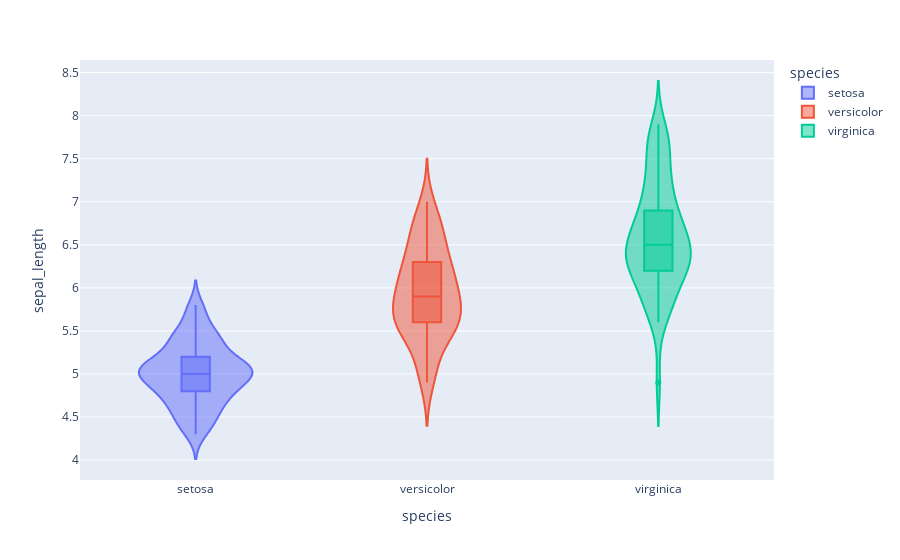

The cell this chart's notebook holds for it:
### Markdown cell above
# 05  Violin plot

### Code cell
fig5=px.violin(df,x="species",y="sepal_length",color="species",box=True)

fig5.show()

fig5.write_image("./output_vis/violin plot.png")

### Figure 1 — Plotly figure (JSON) as saved in the notebook; plotly's stock layout.template omitted (floating-point values rounded to 4 significant figures)
{"data": [{"alignmentgroup": "True", "box": {"visible": true}, "hovertemplate": "species=%{x}<br>sepal_length=%{y}<extra></extra>", "legendgroup": "setosa", "marker": {"color": "#636efa"}, "name": "setosa", "offsetgroup": "setosa", "orientation": "v", "scalegroup": "True", "showlegend": true, "type": "violin", "x": ["setosa", "setosa", "setosa", "setosa", "setosa", "setosa", "setosa", "setosa", "setosa", "setosa", "setosa", "setosa", "setosa", "setosa", "setosa", "setosa", "setosa", "setosa", "setosa", "setosa", "setosa", "setosa", "setosa", "setosa", "setosa", "setosa", "setosa", "setosa", "setosa", "setosa", "setosa", "setosa", "setosa", "setosa", "setosa", "setosa", "setosa", "setosa", "setosa", "setosa", "setosa", "setosa", "setosa", "setosa", "setosa", "setosa", "setosa", "setosa", "setosa", "setosa"], "x0": " ", "xaxis": "x", "y": [5.1, 4.9, 4.7, 4.6, 5, 5.4, 4.6, 5, 4.4, 4.9, 5.4, 4.8, 4.8, 4.3, 5.8, 5.7, 5.4, 5.1, 5.7, 5.1, 5.4, 5.1, 4.6, 5.1, 4.8, 5, 5, 5.2, 5.2, 4.7, 4.8, 5.4, 5.2, 5.5, 4.9, 5, 5.5, 4.9, 4.4, 5.1, 5, 4.5, 4.4, 5, 5.1, 4.8, 5.1, 4.6, 5.3, 5], "y0": " ", "yaxis": "y"}, {"alignmentgroup": "True", "box": {"visible": true}, "hovertemplate": "species=%{x}<br>sepal_length=%{y}<extra></extra>", "legendgroup": "versicolor", "marker": {"color": "#EF553B"}, "name": "versicolor", "offsetgroup": "versicolor", "orientation": "v", "scalegroup": "True", "showlegend": true, "type": "violin", "x": ["versicolor", "versicolor", "versicolor", "versicolor", "versicolor", "versicolor", "versicolor", "versicolor", "versicolor", "versicolor", "versicolor", "versicolor", "versicolor", "versicolor", "versicolor", "versicolor", "versicolor", "versicolor", "versicolor", "versicolor", "versicolor", "versicolor", "versicolor", "versicolor", "versicolor", "versicolor", "versicolor", "versicolor", "versicolor", "versicolor", "versicolor", "versicolor", "versicolor", "versicolor", "versicolor", "versicolor", "versicolor", "versicolor", "versicolor", "versicolor", "versicolor", "versicolor", "versicolor", "versicolor", "versicolor", "versicolor", "versicolor", "versicolor", "versicolor", "versicolor"], "x0": " ", "xaxis": "x", "y": [7, 6.4, 6.9, 5.5, 6.5, 5.7, 6.3, 4.9, 6.6, 5.2, 5, 5.9, 6, 6.1, 5.6, 6.7, 5.6, 5.8, 6.2, 5.6, 5.9, 6.1, 6.3, 6.1, 6.4, 6.6, 6.8, 6.7, 6, 5.7, 5.5, 5.5, 5.8, 6, 5.4, 6, 6.7, 6.3, 5.6, 5.5, 5.5, 6.1, 5.8, 5, 5.6, 5.7, 5.7, 6.2, 5.1, 5.7], "y0": " ", "yaxis": "y"}, {"alignmentgroup": "True", "box": {"visible": true}, "hovertemplate": "species=%{x}<br>sepal_length=%{y}<extra></extra>", "legendgroup": "virginica", "marker": {"color": "#00cc96"}, "name": "virginica", "offsetgroup": "virginica", "orientation": "v", "scalegroup": "True", "showlegend": true, "type": "violin", "x": ["virginica", "virginica", "virginica", "virginica", "virginica", "virginica", "virginica", "virginica", "virginica", "virginica", "virginica", "virginica", "virginica", "virginica", "virginica", "virginica", "virginica", "virginica", "virginica", "virginica", "virginica", "virginica", "virginica", "virginica", "virginica", "virginica", "virginica", "virginica", "virginica", "virginica", "virginica", "virginica", "virginica", "virginica", "virginica", "virginica", "virginica", "virginica", "virginica", "virginica", "virginica", "virginica", "virginica", "virginica", "virginica", "virginica", "virginica", "virginica", "virginica", "virginica"], "x0": " ", "xaxis": "x", "y": [6.3, 5.8, 7.1, 6.3, 6.5, 7.6, 4.9, 7.3, 6.7, 7.2, 6.5, 6.4, 6.8, 5.7, 5.8, 6.4, 6.5, 7.7, 7.7, 6, 6.9, 5.6, 7.7, 6.3, 6.7, 7.2, 6.2, 6.1, 6.4, 7.2, 7.4, 7.9, 6.4, 6.3, 6.1, 7.7, 6.3, 6.4, 6, 6.9, 6.7, 6.9, 5.8, 6.8, 6.7, 6.7, 6.3, 6.5, 6.2, 5.9], "y0": " ", "yaxis": "y"}], "layout": {"legend": {"title": {"text": "species"}, "tracegroupgap": 0}, "margin": {"t": 60}, "violinmode": "overlay", "xaxis": {"anchor": "y", "categoryarray": ["setosa", "versicolor", "virginica"], "categoryorder": "array", "domain": [0, 1], "title": {"text": "species"}}, "yaxis": {"anchor": "x", "domain": [0, 1], "title": {"text": "sepal_length"}}}}
